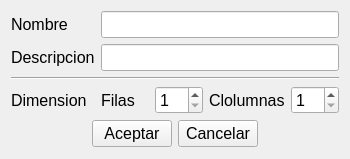
<?xml version="1.0" encoding="UTF-8"?>
<ui version="4.0">
 <class>ui_andamio_datos</class>
 <widget class="QWidget" name="ui_andamio_datos">
  <property name="geometry">
   <rect>
    <x>0</x>
    <y>0</y>
    <width>350</width>
    <height>159</height>
   </rect>
  </property>
  <property name="font">
   <font>
    <pointsize>12</pointsize>
   </font>
  </property>
  <property name="windowTitle">
   <string>Andamio</string>
  </property>
  <property name="windowIcon">
   <iconset resource="../Icons/Icons.qrc">
    <normaloff>:/Icons/product.png</normaloff>:/Icons/product.png</iconset>
  </property>
  <layout class="QGridLayout" name="gridLayout_2">
   <item row="0" column="0">
    <layout class="QGridLayout" name="gridLayout">
     <item row="0" column="0">
      <widget class="QLabel" name="label">
       <property name="text">
        <string>Nombre</string>
       </property>
      </widget>
     </item>
     <item row="3" column="0">
      <widget class="QLabel" name="label_3">
       <property name="text">
        <string>Dimension</string>
       </property>
      </widget>
     </item>
     <item row="0" column="1">
      <widget class="QLineEdit" name="lineEdit_nombre"/>
     </item>
     <item row="3" column="1">
      <layout class="QHBoxLayout" name="horizontalLayout_2">
       <item>
        <widget class="QLabel" name="label_4">
         <property name="text">
          <string>Filas</string>
         </property>
        </widget>
       </item>
       <item>
        <widget class="QSpinBox" name="spinBox_fila">
         <property name="minimum">
          <number>1</number>
         </property>
        </widget>
       </item>
       <item>
        <widget class="QLabel" name="label_5">
         <property name="text">
          <string>Clolumnas</string>
         </property>
        </widget>
       </item>
       <item>
        <widget class="QSpinBox" name="spinBox_columna">
         <property name="minimum">
          <number>1</number>
         </property>
        </widget>
       </item>
      </layout>
     </item>
     <item row="4" column="0" colspan="2">
      <layout class="QHBoxLayout" name="horizontalLayout">
       <item>
        <spacer name="horizontalSpacer">
         <property name="orientation">
          <enum>Qt::Horizontal</enum>
         </property>
         <property name="sizeHint" stdset="0">
          <size>
           <width>40</width>
           <height>20</height>
          </size>
         </property>
        </spacer>
       </item>
       <item>
        <widget class="QPushButton" name="pushButton_aceptar">
         <property name="text">
          <string>Aceptar</string>
         </property>
        </widget>
       </item>
       <item>
        <widget class="QPushButton" name="pushButton_cancelar">
         <property name="text">
          <string>Cancelar</string>
         </property>
        </widget>
       </item>
       <item>
        <spacer name="horizontalSpacer_2">
         <property name="orientation">
          <enum>Qt::Horizontal</enum>
         </property>
         <property name="sizeHint" stdset="0">
          <size>
           <width>40</width>
           <height>20</height>
          </size>
         </property>
        </spacer>
       </item>
      </layout>
     </item>
     <item row="1" column="0">
      <widget class="QLabel" name="label_2">
       <property name="text">
        <string>Descripcion</string>
       </property>
      </widget>
     </item>
     <item row="1" column="1">
      <widget class="QLineEdit" name="lineEdit_descripcion"/>
     </item>
     <item row="2" column="0" colspan="2">
      <widget class="Line" name="line">
       <property name="orientation">
        <enum>Qt::Horizontal</enum>
       </property>
      </widget>
     </item>
    </layout>
   </item>
  </layout>
 </widget>
 <tabstops>
  <tabstop>lineEdit_nombre</tabstop>
  <tabstop>lineEdit_descripcion</tabstop>
  <tabstop>spinBox_fila</tabstop>
  <tabstop>spinBox_columna</tabstop>
  <tabstop>pushButton_aceptar</tabstop>
  <tabstop>pushButton_cancelar</tabstop>
 </tabstops>
 <resources>
  <include location="../Icons/Icons.qrc"/>
 </resources>
 <connections/>
</ui>
